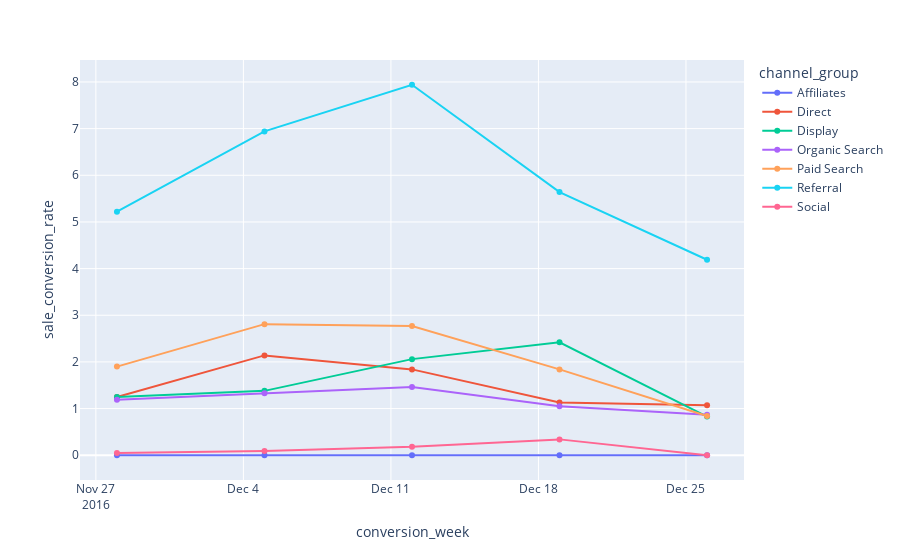

Notebook cell for this chart:
### Code cell
import plotly.express as px

fig = px.line(data_frame=df_channel, x='conversion_week', y='sale_conversion_rate', color='channel_group', markers=True)
fig.show()

### Figure 1 — Plotly figure (JSON) as saved in the notebook; plotly's stock layout.template omitted (floating-point values rounded to 4 significant figures)
{"data": [{"hovertemplate": "channel_group=Affiliates<br>conversion_week=%{x}<br>sale_conversion_rate=%{y}<extra></extra>", "legendgroup": "Affiliates", "line": {"color": "#636efa", "dash": "solid"}, "marker": {"symbol": "circle"}, "mode": "lines+markers", "name": "Affiliates", "orientation": "v", "showlegend": true, "type": "scatter", "x": ["2016-11-28", "2016-12-05", "2016-12-12", "2016-12-19", "2016-12-26"], "xaxis": "x", "y": [0, 0, 0, 0, 0], "yaxis": "y"}, {"hovertemplate": "channel_group=Direct<br>conversion_week=%{x}<br>sale_conversion_rate=%{y}<extra></extra>", "legendgroup": "Direct", "line": {"color": "#EF553B", "dash": "solid"}, "marker": {"symbol": "circle"}, "mode": "lines+markers", "name": "Direct", "orientation": "v", "showlegend": true, "type": "scatter", "x": ["2016-11-28", "2016-12-05", "2016-12-12", "2016-12-19", "2016-12-26"], "xaxis": "x", "y": [1.25, 2.14, 1.84, 1.13, 1.07], "yaxis": "y"}, {"hovertemplate": "channel_group=Display<br>conversion_week=%{x}<br>sale_conversion_rate=%{y}<extra></extra>", "legendgroup": "Display", "line": {"color": "#00cc96", "dash": "solid"}, "marker": {"symbol": "circle"}, "mode": "lines+markers", "name": "Display", "orientation": "v", "showlegend": true, "type": "scatter", "x": ["2016-11-28", "2016-12-05", "2016-12-12", "2016-12-19", "2016-12-26"], "xaxis": "x", "y": [1.25, 1.38, 2.06, 2.42, 0.83], "yaxis": "y"}, {"hovertemplate": "channel_group=Organic Search<br>conversion_week=%{x}<br>sale_conversion_rate=%{y}<extra></extra>", "legendgroup": "Organic Search", "line": {"color": "#ab63fa", "dash": "solid"}, "marker": {"symbol": "circle"}, "mode": "lines+markers", "name": "Organic Search", "orientation": "v", "showlegend": true, "type": "scatter", "x": ["2016-11-28", "2016-12-05", "2016-12-12", "2016-12-19", "2016-12-26"], "xaxis": "x", "y": [1.19, 1.33, 1.46, 1.05, 0.87], "yaxis": "y"}, {"hovertemplate": "channel_group=Paid Search<br>conversion_week=%{x}<br>sale_conversion_rate=%{y}<extra></extra>", "legendgroup": "Paid Search", "line": {"color": "#FFA15A", "dash": "solid"}, "marker": {"symbol": "circle"}, "mode": "lines+markers", "name": "Paid Search", "orientation": "v", "showlegend": true, "type": "scatter", "x": ["2016-11-28", "2016-12-05", "2016-12-12", "2016-12-19", "2016-12-26"], "xaxis": "x", "y": [1.9, 2.81, 2.77, 1.84, 0.84], "yaxis": "y"}, {"hovertemplate": "channel_group=Referral<br>conversion_week=%{x}<br>sale_conversion_rate=%{y}<extra></extra>", "legendgroup": "Referral", "line": {"color": "#19d3f3", "dash": "solid"}, "marker": {"symbol": "circle"}, "mode": "lines+markers", "name": "Referral", "orientation": "v", "showlegend": true, "type": "scatter", "x": ["2016-11-28", "2016-12-05", "2016-12-12", "2016-12-19", "2016-12-26"], "xaxis": "x", "y": [5.22, 6.94, 7.94, 5.64, 4.19], "yaxis": "y"}, {"hovertemplate": "channel_group=Social<br>conversion_week=%{x}<br>sale_conversion_rate=%{y}<extra></extra>", "legendgroup": "Social", "line": {"color": "#FF6692", "dash": "solid"}, "marker": {"symbol": "circle"}, "mode": "lines+markers", "name": "Social", "orientation": "v", "showlegend": true, "type": "scatter", "x": ["2016-11-28", "2016-12-05", "2016-12-12", "2016-12-19", "2016-12-26"], "xaxis": "x", "y": [0.05, 0.09, 0.18, 0.34, 0], "yaxis": "y"}], "layout": {"legend": {"title": {"text": "channel_group"}, "tracegroupgap": 0}, "margin": {"t": 60}, "xaxis": {"anchor": "y", "domain": [0, 1], "title": {"text": "conversion_week"}}, "yaxis": {"anchor": "x", "domain": [0, 1], "title": {"text": "sale_conversion_rate"}}}}
